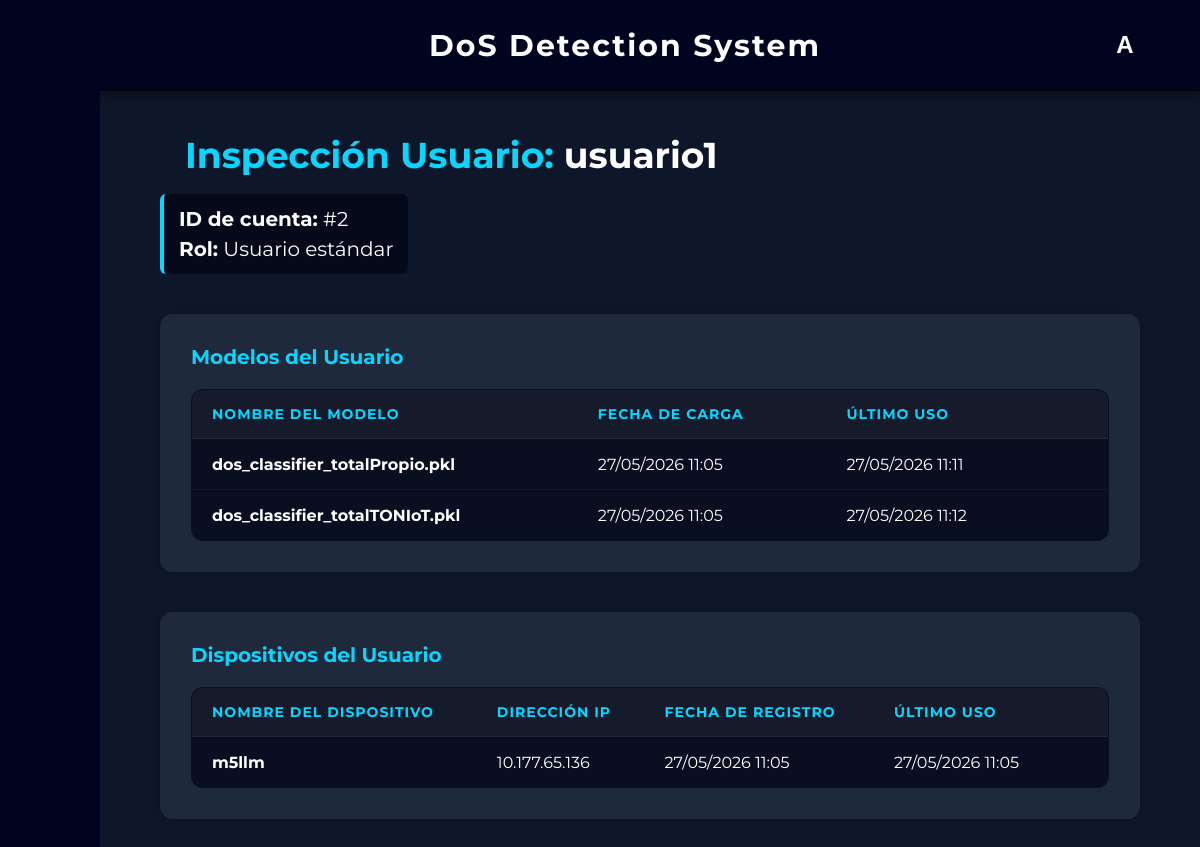
The app's page /admin/usuarios/ver/2 (signed in), older data.
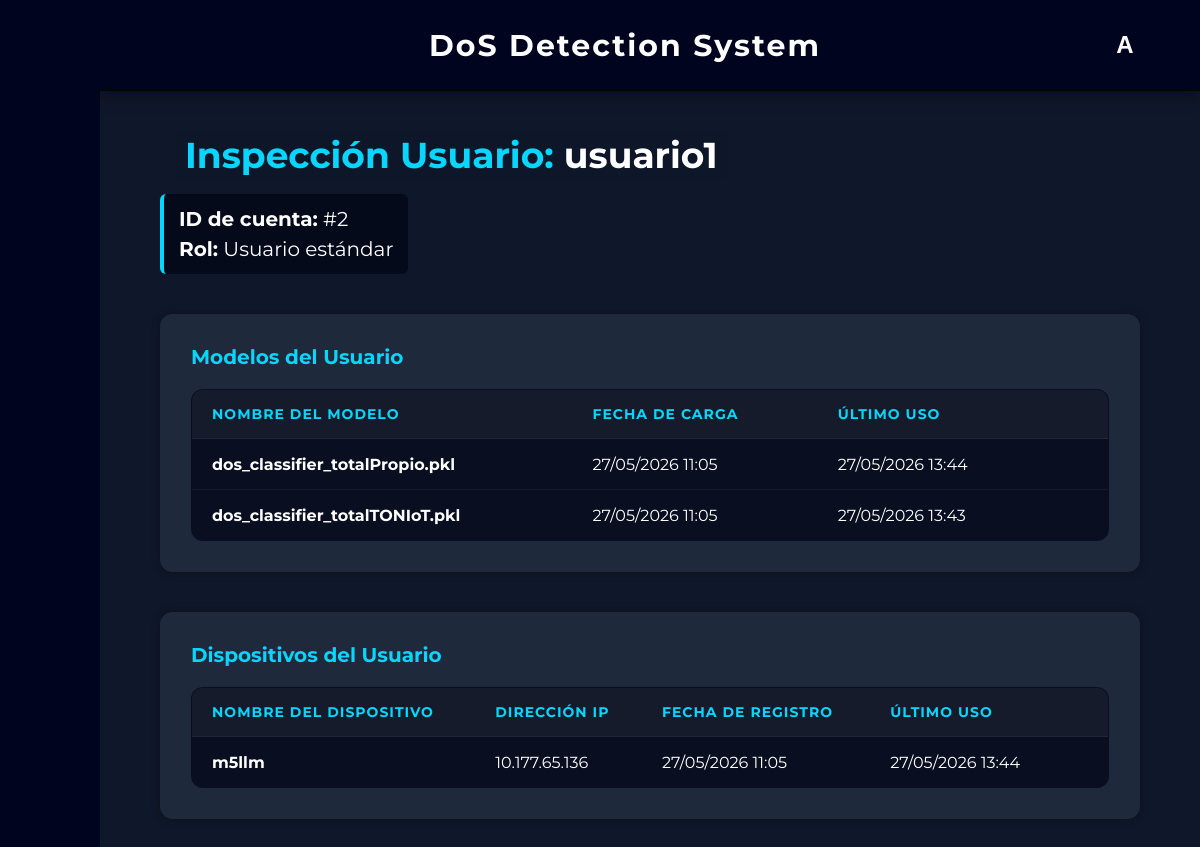
The same page, newer data.
### app/models.py (models this page shows, shortened)
class User(db.Model):
    __tablename__ = 'usuarios'
    id = db.Column(db.Integer, primary_key=True)
    username = db.Column(db.String(50), unique=True, nullable=False)
    password_hash = db.Column(db.String(256), nullable=False)
    fecha_registro = db.Column(db.DateTime, default=datetime.now(pytz.timezone('Europe/Madrid')))
    is_admin = db.Column(db.Boolean, default=False)

class Modelo(db.Model):
    __tablename__ = 'modelos'
    id = db.Column(db.Integer, primary_key=True)
    nombre = db.Column(db.String(150), nullable=False)
    ruta_archivo = db.Column(db.String(255), nullable=False)
    usuario_id = db.Column(db.Integer, db.ForeignKey('usuarios.id'), nullable=False)
    fecha_subida = db.Column(db.DateTime, default=datetime.now(pytz.timezone('Europe/Madrid')))
    fecha_ultimo_uso = db.Column(db.DateTime, default=datetime.now(pytz.timezone('Europe/Madrid')))
    usuario = db.relationship('User', backref=db.backref('modelos', lazy=True))

class Dispositivo(db.Model):
    __tablename__ = 'dispositivos'
    id = db.Column(db.Integer, primary_key=True)
    nombre = db.Column(db.String(150), nullable=False)
    ip = db.Column(db.String(50), nullable=False)
    usuario_id = db.Column(db.Integer, db.ForeignKey('usuarios.id'), nullable=False)
    fecha_registro = db.Column(db.DateTime, default=datetime.now(pytz.timezone('Europe/Madrid')))
    fecha_ultimo_uso = db.Column(db.DateTime, default=datetime.now(pytz.timezone('Europe/Madrid')))
    usuario = db.relationship('User', backref=db.backref('dispositivos', cascade="all, delete-orphan", lazy=True))

### app/routes/pages/admin.py (the view)
@admin_bp.route("/admin/usuarios/ver/<int:user_id>")
@admin_required
def ver_detalles(user_id):
    usuario = User.query.get_or_404(user_id)
    return render_template("admin_ver_usuario.html", usuario=usuario)

### app/routes/pages/admin.py (called while the page is built)
def admin_required(f):
    @wraps(f)
    def decorated_function(*args, **kwargs):
        if not session.get('is_admin'):
            flash("Acceso denegado. Se requieren permisos de administrador.", "error")
            return redirect(url_for('dashboard.dashboard'))
        return f(*args, **kwargs)
    return decorated_function

### app/templates/admin_ver_usuario.html (shortened to what this page needs)
{% extends "base.html" %}
{% block content %}
<div style="padding: 40px 60px; max-width: 1200px; margin: 0 auto;">
    <div style="margin-bottom: 40px;">
        <div style="display: flex; align-items: center; gap: 15px;">
            <h2 style="color: #08d6fe; background-color: #0f172ad3; margin: 0; font-size: 36px; padding: 2px 10px; border-radius: 6px;">
                Inspección Usuario: <span style="color: white;">{{ usuario.username }}</span>
            </h2>
        </div>
        <div style="margin-top: 15px; padding: 10px 15px; background: rgba(2, 6, 23, 0.726); border-left: 4px solid #08d6fe; border-radius: 6px; display: inline-flex; align-items: center; gap: 15px;">
            <p style="color: white; font-size: 20px; margin: 0; line-height: 1.5;">
                <strong>ID de cuenta:</strong> #{{ usuario.id }} <br>
                <strong>Rol:</strong> {% if usuario.is_admin %}<span style="color:#ef4444; font-weight:bold;">Administrador</span>{% else %}Usuario estándar{% endif %}
            </p>
        </div>
    </div>
    <div class="card" style="padding: 30px; margin-bottom: 40px;">
        <h3 style="color: #08d6fe; margin-bottom: 20px; font-size: 20px;"> Modelos del Usuario</h3>
        <table class="glass-table">
            <thead>
                <tr>
                    <th>Nombre del Modelo</th>
                    <th>Fecha de Carga</th>
                    <th>Último Uso</th>
                    <th style="text-align: center;"> </th>
                </tr>
            </thead>
            <tbody>
                {% for modelo in usuario.modelos %}
                <tr>
                    <td style="font-weight: bold; color: white;">{{ modelo.nombre }}</td>
                    <td>{{ modelo.fecha_subida.strftime('%d/%m/%Y %H:%M') if modelo.fecha_subida else '---' }}</td>
                    <td>{{ modelo.fecha_ultimo_uso.strftime('%d/%m/%Y %H:%M') if modelo.fecha_ultimo_uso else '---' }}</td>
                    <td style="text-align: center;">
                        <form action="{{ url_for('admin.delete_model_admin', model_id=modelo.id) }}" method="POST"
                              onsubmit="confirmAction(event, this, '¿Eliminar este modelo del inventario del usuario? Esta acción es irreversible.');">
                            <button type="submit" class="delete-btn" title="Forzar eliminación de modelo">
                            </button>
                        </form>
                    </td>
                </tr>
                {% else %}
                <tr>
                    <td colspan="4" style="text-align: center; padding: 20px; opacity: 0.6;">Este usuario no ha subido ningún modelo.</td>
                </tr>
                {% endfor %}
            </tbody>
        </table>
    </div>
    <div class="card" style="padding: 30px;">
        <h3 style="color: #08d6fe; margin-bottom: 20px; font-size: 20px;"> Dispositivos del Usuario</h3>
        <table class="glass-table">
            <thead>
                <tr>
                    <th>Nombre del Dispositivo</th>
                    <th>Dirección IP</th>
                    <th>Fecha de Registro</th>
                    <th>Último Uso</th>
                    <th style="text-align: center;"> </th>
                </tr>
            </thead>
            <tbody>
                {% for dispositivo in usuario.dispositivos %}
                <tr>
                    <td style="font-weight: bold; color: white;">{{ dispositivo.nombre }}</td>
                    <td style="color: white;">{{ dispositivo.ip }}</td>
                    <td>{{ dispositivo.fecha_registro.strftime('%d/%m/%Y %H:%M') if dispositivo.fecha_registro else '---' }}</td>
                    <td>{{ dispositivo.fecha_ultimo_uso.strftime('%d/%m/%Y %H:%M') if dispositivo.fecha_ultimo_uso else '---' }}</td>
                    <td style="text-align: center;">
                        <form action="{{ url_for('admin.delete_device_admin', device_id=dispositivo.id) }}" method="POST"
                              onsubmit="confirmAction(event, this, '¿Desvincular este dispositivo de la cuenta del usuario?');">
                            <button type="submit" class="delete-btn" title="Forzar eliminación de dispositivo">
                            </button>
                        </form>
                    </td>
                </tr>
                {% else %}
                <tr>
                    <td colspan="5" style="text-align: center; padding: 20px; opacity: 0.6;">Este usuario no tiene ningún dispositivo M5Stack registrado.</td>
                </tr>
                {% endfor %}
            </tbody>
        </table>
    </div>
</div>
{% endblock %}

### app/templates/base.html (shortened to what this page needs)
<!DOCTYPE html>
<html lang="en">
<head>
    <link rel='stylesheet' href='https://cdn-uicons.flaticon.com/2.2.0/uicons-regular-rounded/css/uicons-regular-rounded.css'>
    <link rel='stylesheet' href='https://cdn-uicons.flaticon.com/2.2.0/uicons-thin-rounded/css/uicons-thin-rounded.css'>
    <link rel="stylesheet" href="{{ url_for('static', filename='css/style.css') }}">
</head>
<body class="body-home">
    {% if request.endpoint not in ['main.index', 'auth.login', 'auth.register'] %}
        <div class="app-layout">
            <aside class="sidebar" id="appSidebar">
                <div class="sidebar-top">
                    <button class="side-btn hamburger" onclick="toggleSidebar()">
                    </button>
                </div>
                <div class="sidebar-middle">
                    <button class="side-btn" onclick="location.href='/dashboard'" title="Inicio">
                    </button>
                    <button class="side-btn" onclick="location.href='/dispositivos'" title="Dispositivos">
                    </button>
                    <button class="side-btn" onclick="location.href='/modelos'" title="Modelos">
                    </button>
                    <button class="side-btn" onclick="location.href='/evaluacion'" title="Evaluación">
                    </button>
                    <button class="side-btn" onclick="location.href='/deteccion'" title="Detección">
                    </button>
                </div>
                <div class="sidebar-bottom">
                    {% if session.get('is_admin') %}
                    <button class="side-btn" onclick="location.href='/admin/usuarios'" title="Admin">
                    </button>
                    {% endif %}
                    <button class="side-btn {% if session.get('guest') %}inactive-btn{% endif %}" {% if not session.get('guest') %}onclick="location.href='/cuenta'"{% endif %} title="{% if session.get('guest') %}Invitado{% else %}Cuenta{% endif %}">
                    </button>
                </div>
            </aside>
            <main class="main-content">
                <header class="app-header">
                    <div class="app-title">
                        <a href="{{ url_for('dashboard.dashboard') }}" style="text-decoration: none;">
                            <h2>DoS Detection System</h2>
                        </a>
                    </div>
                    <div class="user-menu-container">
                        <button class="user-btn" onclick="toggleDropdown()">
                            {% if session.get('guest') %}
                                I
                            {% elif session.get('username') %}
                                {{ session.get('username')[0] | upper }}
                            {% else %}
                                U
                            {% endif %}
                        </button>
                    </div>
                </header>
                <div style="height: calc(100vh - 90px); overflow-y: auto;">
    {% else %}
        <div class="{% block container_class %}container{% endblock %}">
    {% endif %}
        {% block content %}{% endblock %}
    {% if request.endpoint not in ['main.index', 'auth.login', 'auth.register'] %}
                </div>
            </main>
        </div>
    {% else %}
        </div>
    {% endif %}
</body>
</html>

### app/static/css/style.css (style rules this page uses)
* { margin: 0; padding: 0; box-sizing: border-box; }
body { font-family: 'Montserrat'; background-color: #0f172a; color: #e5e7eb; }
button { background-color: #013d76; color: white; border: none; padding: 10px 15px; border-radius: 8px; cursor: pointer; margin-right: 10px; font-weight: bold; }
.card { background-color: #1e293b; padding: 20px; border-radius: 12px; margin-bottom: 20px; border: 1px solid #1f2937; box-shadow: 0 0 10px rgba(0,0,0,0.3); }
header { background-color: #020617; padding: 15px; text-align: center; border-bottom: 1px solid #1f2937; }
.body-home { background-image: url('../img/fondo.png'); background-size: cover; background-position: center; background-repeat: no-repeat; background-attachment: fixed; margin: 0; height: 100vh; }
.app-layout { display: flex; height: 100vh; width: 100%; }
.main-content { flex-grow: 1; display: flex; flex-direction: column; padding: 0; }
.sidebar { width: 100px; flex-shrink: 0; background-color: #00041f; border-radius: 0; display: flex; flex-direction: column; align-items: flex-start; justify-content: space-between; padding: 40px 0 40px 22.5px; z-index: 10; transition: width 0.3s ease; }
.sidebar-middle { display: flex; flex-direction: column; gap: 25px; }
.side-btn { width: 55px; height: 55px; border: none; background-color: transparent; color: white; font-size: 22px; font-weight: bold; cursor: pointer; display: flex; align-items: center; justify-content: flex-start; padding-left: 15px; transition: width 0.3s ease, transform 0.2s, color 0.2s; box-shadow: none; overflow: hidden; white-space: nowrap; }
.side-btn.hamburger { font-size: 20px; font-weight: normal; }
.app-header { background-color: #00041f !important; border-bottom: 1px solid #000600 !important; display: flex; justify-content: space-between; align-items: center; padding: 20px 50px; box-shadow: 0 5px 15px rgba(0,0,0,0.4); z-index: 5; }
.app-title { flex-grow: 1; text-align: center; background: transparent !important; border: none !important; box-shadow: none !important; }
.app-title h2 { color: white; margin: 0; font-size: 30px; font-weight: 700; letter-spacing: 2px; text-shadow: none; }
.user-menu-container { position: relative; display: inline-block; }
.user-btn { width: 50px; height: 50px; background-color: transparent; border: none; color: white; font-size: 24px; font-weight: bold; margin-right: 0; cursor: pointer; display: flex; align-items: center; justify-content: center; transition: color 0.2s ease, transform 0.2s ease; }
.glass-table { width: 100%; border-collapse: collapse; background-color: rgba(2, 6, 23, 0.726); border: 1px solid rgba(255, 255, 255, 0.1); border-radius: 12px; overflow: hidden; color: white; }
.glass-table th, .glass-table td { padding: 15px 20px; text-align: left; border-bottom: 1px solid rgba(255, 255, 255, 0.05); }
.glass-table th { background-color: rgba(255, 255, 255, 0.05); font-weight: bold; color: #08d6fe; text-transform: uppercase; font-size: 14px; letter-spacing: 1px; }
.delete-btn { background: transparent; border: none; color: #94a3b8; font-size: 18px; cursor: pointer; transition: all 0.2s ease; padding: 5px; margin: 0; }

Row changes from the older to the newer data that the page shows:
changed Modelo "dos_classifier_totalPropio.pkl": fecha_ultimo_uso "27/05/2026 11:11" → "27/05/2026 13:44"
changed Modelo "dos_classifier_totalTONIoT.pkl": fecha_ultimo_uso "27/05/2026 11:12" → "27/05/2026 13:43"
changed Dispositivo "m5llm": fecha_ultimo_uso "27/05/2026 11:05" → "27/05/2026 13:44"
